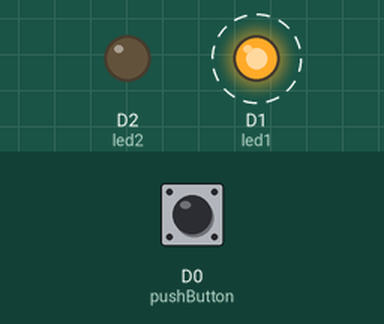
Simulated run of this sketch. Board: ESP8266 (NodeMCU). On the bench: output pins drawn as LEDs (lit = HIGH). Dashed ring = blinking. The test bench sets the inputs (shaded band); at power-on: D0 (pushButton) LOW.

Above: at 1.2 s.
1.3 s: D0 (pushButton) pulled HIGH for 0.15 s
At 1.37 s:
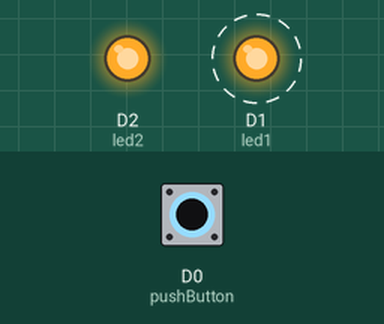
4.3 s: D0 (pushButton) pulled HIGH for 1 s
At 6.8 s:
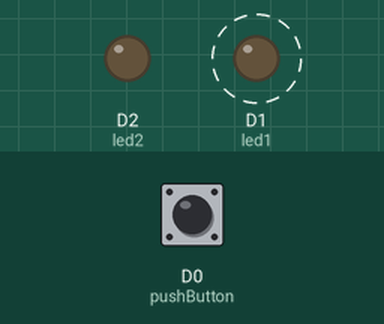
7.3 s: D0 (pushButton) pulled HIGH for 3.2 s
At 8.7 s:
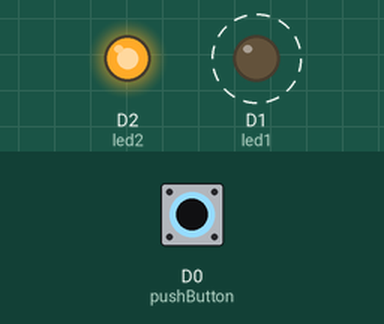
Timing chart, 0 to 18.0 s (numbered marks = the images above; inputs shaded):
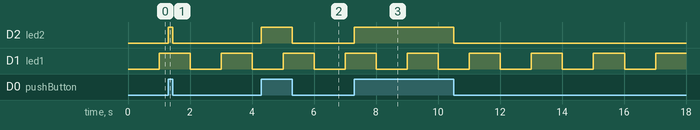

Measured:
- after the input at 1.3 s, D2 (led2): LOW → HIGH at once, → LOW 0.15 s later
- after the input at 4.3 s, D2 (led2): LOW → HIGH at once, → LOW 1.0 s later
- after the input at 7.3 s, D2 (led2): LOW → HIGH at once, → LOW 3.2 s later
- by itself, D1 (led1): alternates HIGH for 1.0 s and LOW for 1.0 s

The sketch:

Exercise_2.ino
```cpp
//Muhammad Azizi Mohd Ariffin
//mazizi@tmsk.uitm.edu.my
//LED Blink and Push Button Non-Blocking

#define pushButton D0
#define led1 D1
#define led2 D2

int ledState = LOW;
long previousMillis = 0;
long interval = 1000; //berapa lama nak tunggu

void setup()
{
  pinMode(pushButton, INPUT); //Initialized PushButton
  pinMode(led1, OUTPUT); //Initialized LED1
  pinMode(led2, OUTPUT); //Initialized LED2
}
void loop()
{
  unsigned long currentMillis = millis();

  if(currentMillis - previousMillis > interval) {
    previousMillis = currentMillis;

    if (ledState == LOW)
      ledState = HIGH;
    else
      ledState = LOW;

    digitalWrite(led1, ledState);
  }

  if(digitalRead(pushButton) == HIGH)
  {
    digitalWrite(led2, HIGH);
  }
  else
  {
    digitalWrite(led2, LOW);
  }
}
```
